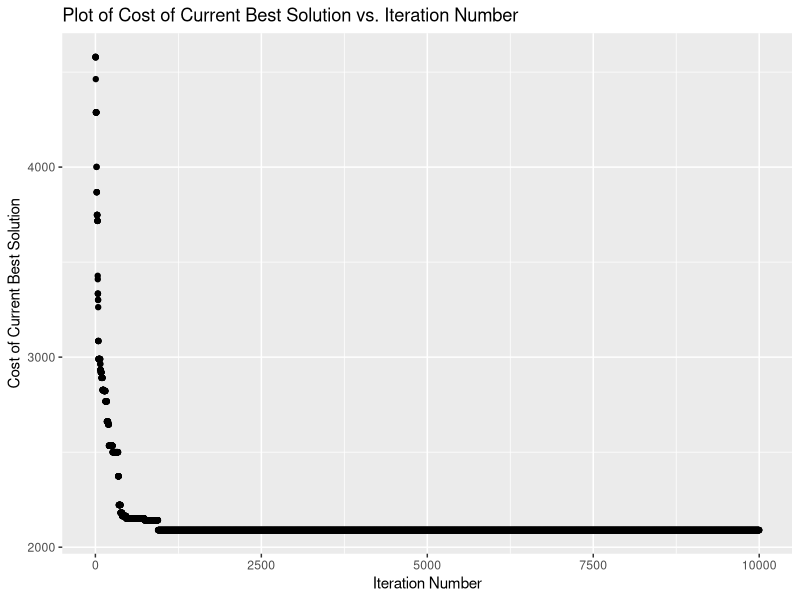

Here is the R script that generated this plot:
# Simulated Annealing for Traveling Salesman Problem

# Function that returns the matrix of costs b/t every pair of the 17 cities
TSPCostMat <- function(){
  C <- matrix(c(0,633,257,91,412,150,80,134,259,505,353,324,70,211,268,246,121,633,0,390,661,227,
                488,572,530,555,289,282,638,567,466,420,745,518,257,390,0,228,169,112,196,154,372,
                262,110,437,191,74,53,472,142,91,661,228,0,383,120,77,105,175,476,324,240,27,182,
                239,237,84,412,227,169,383,0,267,351,309,338,196,61,421,346,243,199,528,297,150,
                488,112,120,267,0,63,34,264,360,208,329,83,105,123,364,35,80,572,196,77,351,63,0,
                29,232,444,292,297,47,150,207,332,29,134,530,154,105,309,34,29,0,249,402,250,314,
                68,108,165,349,36,259,555,372,175,338,264,232,249,0,495,352,95,189,326,383,202,236,
                505,289,262,476,196,360,444,402,495,0,154,578,439,336,240,685,390,353,282,110,324,
                61,208,292,250,352,154,0,435,287,184,140,542,238,324,638,437,240,421,329,297,314,
                95,578,435,0,254,391,448,157,301,70,567,191,27,346,83,47,68,189,439,287,254,0,145,
                202,289,55,211,466,74,182,243,105,150,108,326,336,184,391,145,0,57,426,96,268,420,
                53,239,199,123,207,165,383,240,140,448,202,57,0,483,153,246,745,472,237,528,364,
                332,349,202,685,542,157,289,426,483,0,336,121,518,142,84,297,35,29,36,236,390,238,
                301,55,96,153,336,0),nrow=17, byrow = TRUE)
  return(C)  
}

# Function that returns the total cost of a candidate solution for TSP, given the 
# proposed solution x and the cost matrix C.
totCost <- function(x, C){
  cost <- 0
  n <- length(x)
  for (i in 1:(n-1)){
    cost <- cost + C[x[i], x[i+1]]
  }
  cost <- cost + C[x[n],x[1]]
  return (cost)
}

# Function that performs Simulated Annealing optimization.
# Returns the solution vector x and the cost of the solution s
simulatedAnnealing <-function(T0, beta, iter){
  # Initialize
  T <- T0                                   # starting temperature
  C <- TSPCostMat()                         # cost matrix of distances
  n <- nrow(C)                              # number of cities
  x <- sample(1:n, size = n, replace=FALSE) # initial starting state
  Sx <- totCost(x, C)                       # cost of sequence x
  xbest <- x                                # initialize best solution vector x
  sbest <- Sx                               # initialize best solution cost Sx
  results <<- numeric(iter)                 # vector to save the cost of current solution
  
  # Perform simulated annealing procedure:
  for (i in 1:iter){
    # Choose another random permutation of the integers
    per <- sample(1:n, size = n, replace=FALSE)
    
    # Sort the first 2 in the new list
    I <- sort(per[1:2]) # vector of two indices
    
    # Create a candidate solution by reordering current x between I[1]
    # and I[2]; y is now the new proposal solution
    if (I[1]==1 & I[2]==n){
      y <- rev(x[I[1]: I[2]])
    } else if (I[1]==1 & I[2]!=n){
      y <- c(rev(x[I[1]: I[2]]), x[(I[2]+1):n])
    } else if (I[2]==n){
      y <- c(x[1:(I[1]-1)], rev(x[I[1]: I[2]]))
    } else {
      y <- c(x[1:(I[1]-1)], rev(x[I[1]: I[2]]), x[(I[2]+1):n])
    }
    
    # Compute the cost of y and determine if accepted
    Sy <- totCost(y, C)
    alpha <- ifelse(Sy < Sx, 1, exp(-(Sy-Sx)/T))
    
    # Generate ~U(0,1) and set x_t+1
    u <- runif(1)
    if (u < alpha){
      x <- y
      Sx <- Sy
    }
    
    # Select a new temperature, decrease via step-size beta
    T <- beta*T
    
    # Set new best solution vector x and cost Sx
    xbest <- x
    sbest <- Sx
    results[i] <<- sbest
  }
  return(list(solution=xbest, cost = sbest))
}


# Initialize parameters and test the code
temp0 <- 1;             
beta <- 0.9999;
numiter <- 10000;

# Get a random tour and compute its cost
set.seed(1234)
(r <- sample(1:17, size = 17, replace=FALSE))
C.tsp <- TSPCostMat()
(rCost <- totCost(r, C.tsp))

# Run simulated annealing to get the minimum solution
simulatedAnnealing(temp0, beta, numiter)

# Plot the cost of the current best solution as a function of iteration number
library(ggplot2)
ggplot(data.frame(iteration=seq(1,10000), cost=results), aes(iteration, cost)) + geom_point()+
  labs(title = "Plot of Cost of Current Best Solution vs. Iteration Number", 
       x = "Iteration Number", y = "Cost of Current Best Solution")

# Repeat the simulated annealing procedure 4 times
soln.sa <- NULL
cost.sa <- numeric(4)
instance <- c(1, 2, 3, 4)
for (i in 1:4){
  run.MCMC <- simulatedAnnealing(temp0, beta, numiter)
  cost.sa[i] <- run.MCMC$cost
  soln.sa <- rbind(soln.sa, run.MCMC$solution)
}
soln.sa <- data.frame(soln.sa)
sum.sa <- cbind(instance, soln.sa, cost.sa)
names(sum.sa) <- c("Instance", " ", " ", " ", " ", " ", " ", " ", "Tour", " ",
                   " ", " ", " ", " ", " ", " ", " ", " ", "Cost")
sum.sa
